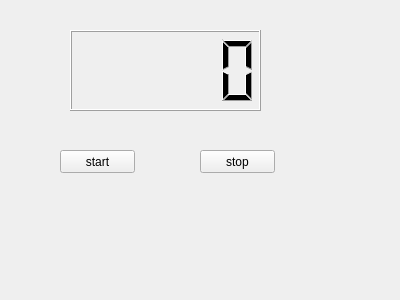
<?xml version="1.0" encoding="UTF-8"?>
<ui version="4.0">
 <class>Widget</class>
 <widget class="QWidget" name="Widget">
  <property name="geometry">
   <rect>
    <x>0</x>
    <y>0</y>
    <width>400</width>
    <height>300</height>
   </rect>
  </property>
  <property name="windowTitle">
   <string>Widget</string>
  </property>
  <widget class="QLCDNumber" name="lcdNumber">
   <property name="geometry">
    <rect>
     <x>70</x>
     <y>30</y>
     <width>191</width>
     <height>81</height>
    </rect>
   </property>
  </widget>
  <widget class="QPushButton" name="buttonStart">
   <property name="geometry">
    <rect>
     <x>60</x>
     <y>150</y>
     <width>75</width>
     <height>23</height>
    </rect>
   </property>
   <property name="text">
    <string>start</string>
   </property>
  </widget>
  <widget class="QPushButton" name="buttonStop">
   <property name="geometry">
    <rect>
     <x>200</x>
     <y>150</y>
     <width>75</width>
     <height>23</height>
    </rect>
   </property>
   <property name="text">
    <string>stop</string>
   </property>
  </widget>
 </widget>
 <layoutdefault spacing="6" margin="11"/>
 <resources/>
 <connections/>
</ui>
